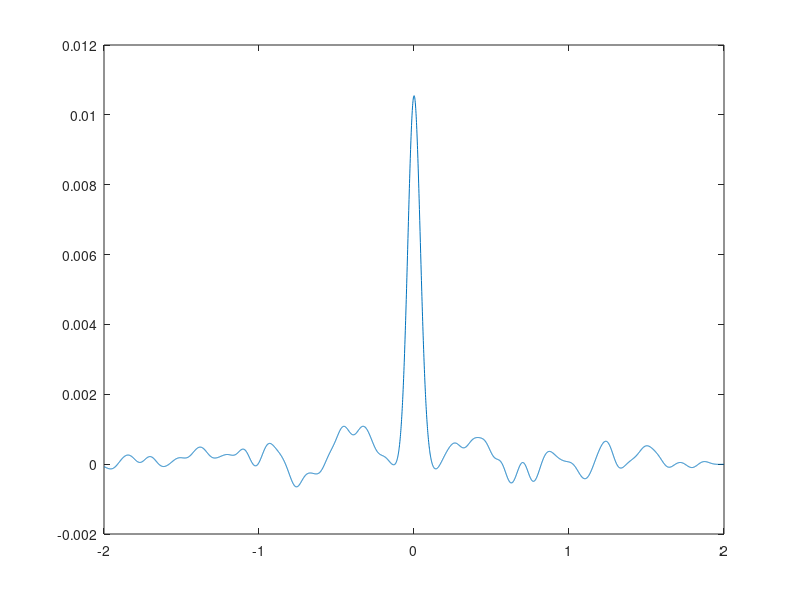

The MATLAB script that drew this image:
% create some signals
duration=2; % in s
fs=1000;
nsamp=fs*duration;
n_signals=50;
signals=randn(n_signals,nsamp,2);

% make the first 25 signals perfectly correlated
signals(1:n_signals/2,:,2)=signals(1:n_signals/2,:,1);

% create a vector of responses (for simplicity response is set to 1 for correlated signals, and 0 otherwise)
resp=ones(25,1);
resp(26:50)=0;

for sn=1:n_signals
    xc_signals(sn,:)=xcorr(signals(sn,:,1),signals(sn,:,2),'coeff');
end

% create smoothing kernel
smooth_w=.04; % width of the smoothing windows in s
t_win=linspace(-duration,duration,fs*duration*2-1);
g_win=normpdf(t_win,0,smooth_w); g_win=g_win./sum(g_win);

% calculate classification image
ci=mean(xc_signals(resp==1,:))-mean(xc_signals(resp==0,:));
ci=conv(ci,g_win,'same');

plot(t_win, ci)